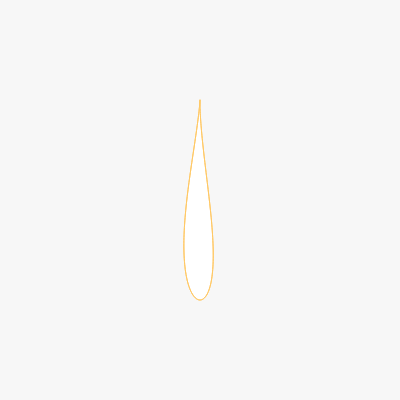
Frame 1 (no input)
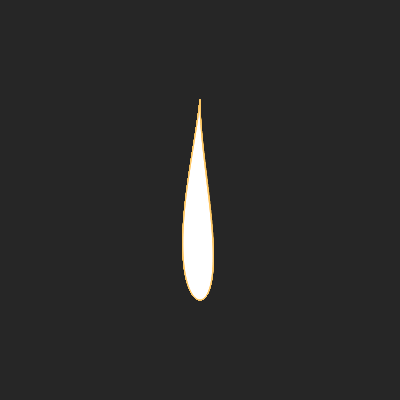
Frame 60 (no input)
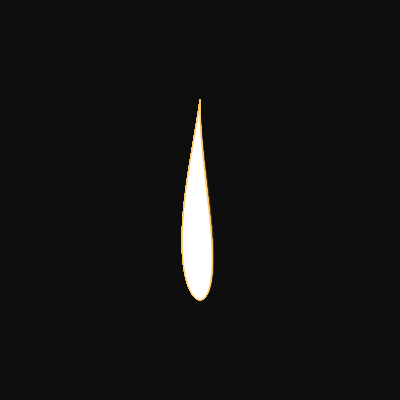
Frame 120 (the mouse pressed at the canvas centre since frame 60)

The p5.js sketch that drew these frames (run headless with seeded random() and noise() and a simulated clock; from frame 60 on, the mouse is pressed at the canvas centre):

// p5.js sketch
// ── sketch.js
function setup() {
  createCanvas(400, 400);
}

function draw() {
  let r = 50
  background(0,8);
  stroke(255,200,100)
  // noFill()
  fill(255)
  beginShape()
  for (let i = 0; i <= 180*2; i++) {
    let ang = (i ) * PI / 90
    let x = r*2 * cos(PI + ang) + width / 2
    let y = r/2 * sin(PI + ang) *
      // sin(noise(i*0.1,frameCount * 0.01) / 4 * ang) *
      sin(0.5 * ang+sin(frameCount*0.01)/4)*sin(0.5 * ang+noise(frameCount*0.01)/4)*cos((noise(frameCount*0.01)*0.5+0.5)/2) +
        height / 2
    vertex(y, x)
  }
  endShape()
}
